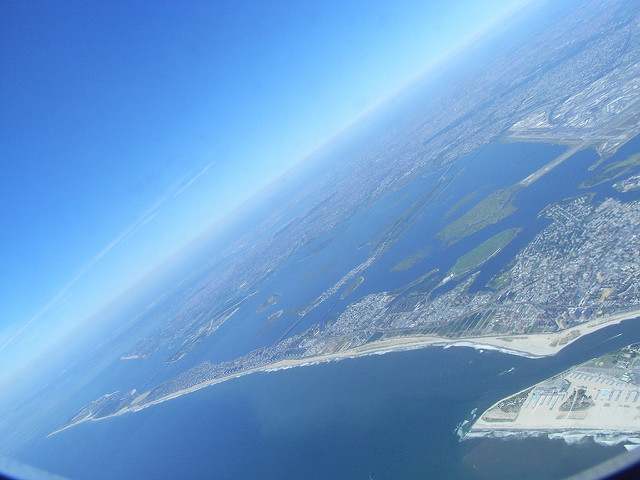
#> input picture Test4.jpg, 640 x 480 px
$ jupyter execute --allow-errors horizon_detect_clustering.ipynb   (older library calls are emulated)
#> lines starting #> are read from the running program, lines starting #| are printed output that depends on the picture
## Horizon Detetction in images using K Means Clustering

Horizon Detection is detecting the line that separates the sky from the terrain or waterbody.
It can be used in Unmanned Aerial Vehicles or (UAVs) or Drones. Obstacle Detection is a problem for drones and detecting the horizon can help drones separate the sky from the terrain. This is because:

· They need real time response
<br>
· High speed for Aerial vehicles
<br>
· There are varying light conditions
<br>
· Different types of terrains
<br>
<br>
Drones have many applications:
<br>
<br>
· Military<br>
· Business<br>
· Marine Navigation<br>
· Hurricane Hunting<br>

<br>

We have implemented the paper titled <b>'Robust Horizon Detection using Segmentation for UAV Applications’</b>. This approach uses K means Clustering as it's main tool to detect the horizon, finds subclusters using Union Find Algorithm and then finds the cluster with the minimum number of pixels to find the ROI(Region of Interest).

We diagress a little from the paper in our approach. We apply K means clustering, subcluster our image and then use a <b> Greedy Alorithm </b> to mark the ROI(Region of Interest) and then subsequently mark the horizon.

Flow of the approach:
<br>
<br>

<br>
<br>
For pre-processing we convert the image into gray scale from RGB and resize the image to help our computer process the image efficiently.
<br>
<br>
<br>
<br>
<br>
<br>

[cell 1]
import numpy as np
from sklearn.cluster import KMeans
from PIL import Image
import matplotlib.pyplot as plt
from scipy.misc import face
import sys
import cv2

[cell 2]
# We are doing a depth first search
sys.setrecursionlimit(30000)
num_clusters = 8

#> (a cell that did not finish here is left out)

[cell 4]
#im = Image.open("horizon1.jpg")
input_file = 'Test4.jpg'
im = cv2.imread(input_file)
#> im is the input picture: shape (480, 640, 3); mean B, G, R 208.2, 157.7, 110
h,w,c = im.shape
#> h = 480; w = 640; c = 3
# Resize image due to recursion limitation
while (h>400 or w > 400):
    im = cv2.resize(im, dsize=(w//2, h//2), interpolation=cv2.INTER_CUBIC)
    h,w,c = im.shape
#> this loop made 1 pass
#> pass 1, `im = cv2.resize(im, dsize=(w//2, h//2), interpolation=cv2.INTER_CUBIC)`:
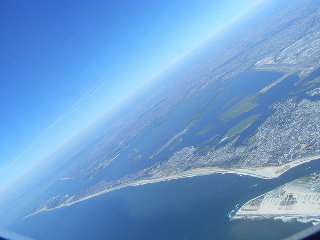
#> im: shape (240, 320, 3); mean B, G, R 208.2, 157.7, 110


$ run again, with test1.jpg copied over Test4.jpg
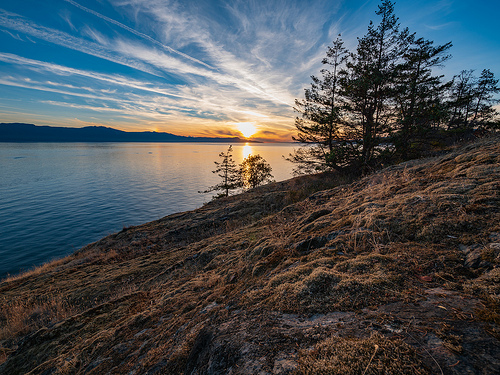
#> input picture test1.jpg, 500 x 375 px
#> im is the input picture: shape (375, 500, 3); mean B, G, R 85.4, 81.5, 75.4
#> the loop `while (h>400 or w > 400):` made 1 pass
#> pass 1, `im = cv2.resize(im, dsize=(w//2, h//2), interpolation=cv2.INTER_CUBIC)`:
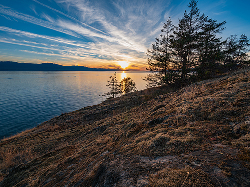
#> im: shape (187, 250, 3); mean B, G, R 85.4, 81.6, 75.4

$ run again, with test2.jpg copied over Test4.jpg
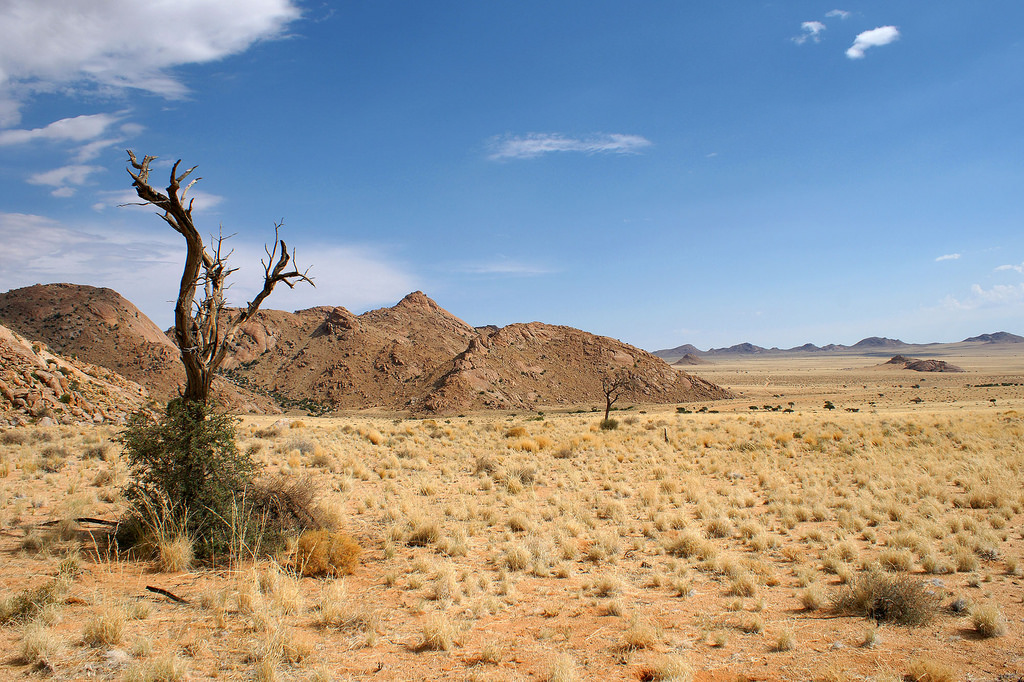
#> input picture test2.jpg, 1024 x 682 px
#> im is the input picture: shape (682, 1024, 3); mean B, G, R 145, 148.5, 150.5
#> the loop `while (h>400 or w > 400):` made 2 passes
#> pass 1, `im = cv2.resize(im, dsize=(w//2, h//2), interpolation=cv2.INTER_CUBIC)`:
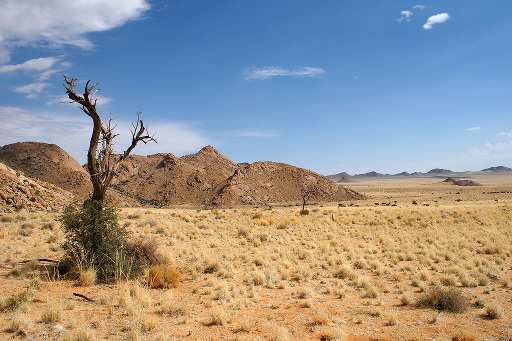
#> im: shape (341, 512, 3); mean B, G, R 145, 148.5, 150.5
#> pass 2, `im = cv2.resize(im, dsize=(w//2, h//2), interpolation=cv2.INTER_CUBIC)`:
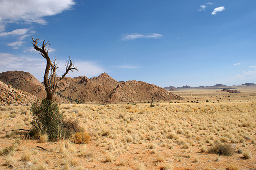
#> im: shape (170, 256, 3); mean B, G, R 145, 148.5, 150.5
